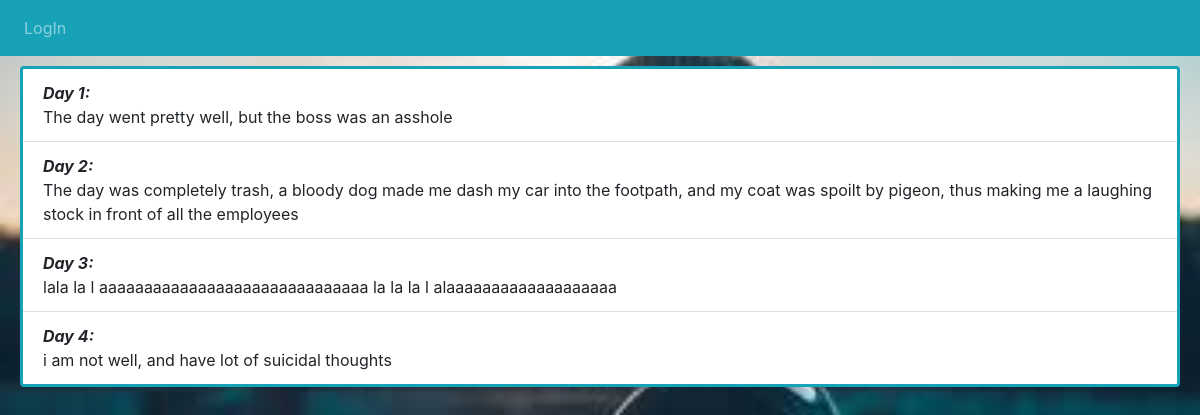
Screenshot of /therapist/diary with the database file from the repository.
### misc/models.py (models this page shows, shortened)
class Diary(models.Model):
    title=models.CharField(max_length=40)
    Addition=models.TextField()
    pub_date= models.DateTimeField(verbose_name='date joined', auto_now_add=True)
    user=models.ForeignKey(User,on_delete=models.CASCADE)

### misc/views.py (the view)
# urls.py: path('diary',diary_all2,name="diary_all2"),
def diary_all2(request):
    diary=Diary.objects.all()
    return render(request,'misc/diary2.html',{'diary':diary})

### misc/templates/misc/diary2.html (shortened to what this page needs)
<!doctype html>
<html lang="en">
{% load static %}
<head>
    <link rel="stylesheet" href="https://maxcdn.bootstrapcdn.com/bootstrap/4.0.0/css/bootstrap.min.css">
    <link href="http://maxcdn.bootstrapcdn.com/font-awesome/4.2.0/css/font-awesome.min.css" rel="stylesheet">
</head>
<body>
    <nav class="navbar navbar-expand-sm bg-info navbar-dark">
        <ul class="navbar-nav">
		{% if user.is_authenticated %}
            <li class="nav-item active">
                <a class="nav-link" href="">Diary Detail</a>
            </li>
            <li class="nav-item">
                <a class="nav-link" href="{% url 'home2' %}">Home</a>
            </li>
            <li class="nav-item pull-left">
                <a class="nav-link" href="{% url 'quiz' %}">Quiz</a>
            </li>
            <li class="nav-item pull-left">
                <a class="nav-link" href="{% url 'diary_all2' %}">Diary</a>
            </li>
			<li class="nav-item pull-left">
                <a class="nav-link" >{{request.user.username}}</a>
            </li>
            <li class="nav-item pull-left">
                      <a class="nav-link" href="javascript:{document.getElementById('logout').submit()}">LogOut</a>
                      <form id="logout" method="POST" action="{% url 'logout' %}">
        {% csrf_token %}
        <input type="hidden" name="" />
      </form>
                  </li>
			{% else %}
			<li class="nav-item pull-left">
                <a class="nav-link" href="{% url 'login' %}">LogIn</a>
            </li>
        </ul>
        {% endif %}
    </nav>
    <div class="card border-info" style="border-width: medium; margin-left: 20px; margin-right: 20px; margin-top: 10px">
        <ul class="list-group list-group-flush">
            {% for diary in diary.all %}
            <li class="list-group-item"><b><i>{{ diary.title }}:</i></b><br>{{ diary.Addition }}</li>
              {% endfor %}
        </ul>
    </div>
</body>
</html>

### rows the page displays
Diary: title "Day 1", Addition "The day went pretty well, but the boss was an asshole"
Diary: title "Day 2", Addition "The day was completely trash, a bloody dog made me dash my car into the footpath, and my coat was spoilt by pigeon, thus making me a laughing stock in front of all the employees"
Diary: title "Day 3", Addition "lala la l aaaaaaaaaaaaaaaaaaaaaaaaaaaaaa la la la l alaaaaaaaaaaaaaaaaaaa"
Diary: title "Day 4", Addition "i am not well, and have lot of suicidal thoughts"
